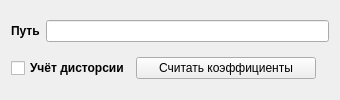
         <widget class="QWidget" name="tab">
          <property name="autoFillBackground">
           <bool>true</bool>
          </property>
          <attribute name="title">
           <string>Дисторсия</string>
          </attribute>
          <layout class="QGridLayout" name="gridLayout">
           <item row="0" column="1" colspan="3">
            <widget class="QLineEdit" name="DistorsioPathLineEdit">
             <property name="sizePolicy">
              <sizepolicy hsizetype="Expanding" vsizetype="Fixed">
               <horstretch>0</horstretch>
               <verstretch>0</verstretch>
              </sizepolicy>
             </property>
            </widget>
           </item>
           <item row="1" column="2">
            <widget class="QPushButton" name="chooseDistFilePushButton">
             <property name="sizePolicy">
              <sizepolicy hsizetype="Preferred" vsizetype="Fixed">
               <horstretch>0</horstretch>
               <verstretch>0</verstretch>
              </sizepolicy>
             </property>
             <property name="minimumSize">
              <size>
               <width>180</width>
               <height>0</height>
              </size>
             </property>
             <property name="text">
              <string>Считать коэффициенты</string>
             </property>
            </widget>
           </item>
           <item row="0" column="0">
            <widget class="QLabel" name="label_26">
             <property name="sizePolicy">
              <sizepolicy hsizetype="Fixed" vsizetype="Fixed">
               <horstretch>0</horstretch>
               <verstretch>0</verstretch>
              </sizepolicy>
             </property>
             <property name="font">
              <font>
               <weight>75</weight>
               <bold>true</bold>
              </font>
             </property>
             <property name="text">
              <string>Путь</string>
             </property>
            </widget>
           </item>
           <item row="1" column="0" colspan="2">
            <widget class="QCheckBox" name="DistorsioCheck">
             <property name="sizePolicy">
              <sizepolicy hsizetype="Fixed" vsizetype="Fixed">
               <horstretch>0</horstretch>
               <verstretch>0</verstretch>
              </sizepolicy>
             </property>
             <property name="font">
              <font>
               <weight>75</weight>
               <bold>true</bold>
              </font>
             </property>
             <property name="text">
              <string>Учёт дисторсии</string>
             </property>
            </widget>
           </item>
           <item row="1" column="3">
            <widget class="QLabel" name="distReadInfoLabel">
             <property name="sizePolicy">
              <sizepolicy hsizetype="Preferred" vsizetype="Preferred">
               <horstretch>0</horstretch>
               <verstretch>0</verstretch>
              </sizepolicy>
             </property>
             <property name="font">
              <font>
               <weight>75</weight>
               <bold>true</bold>
              </font>
             </property>
             <property name="text">
              <string/>
             </property>
            </widget>
           </item>
          </layout>
         </widget>
